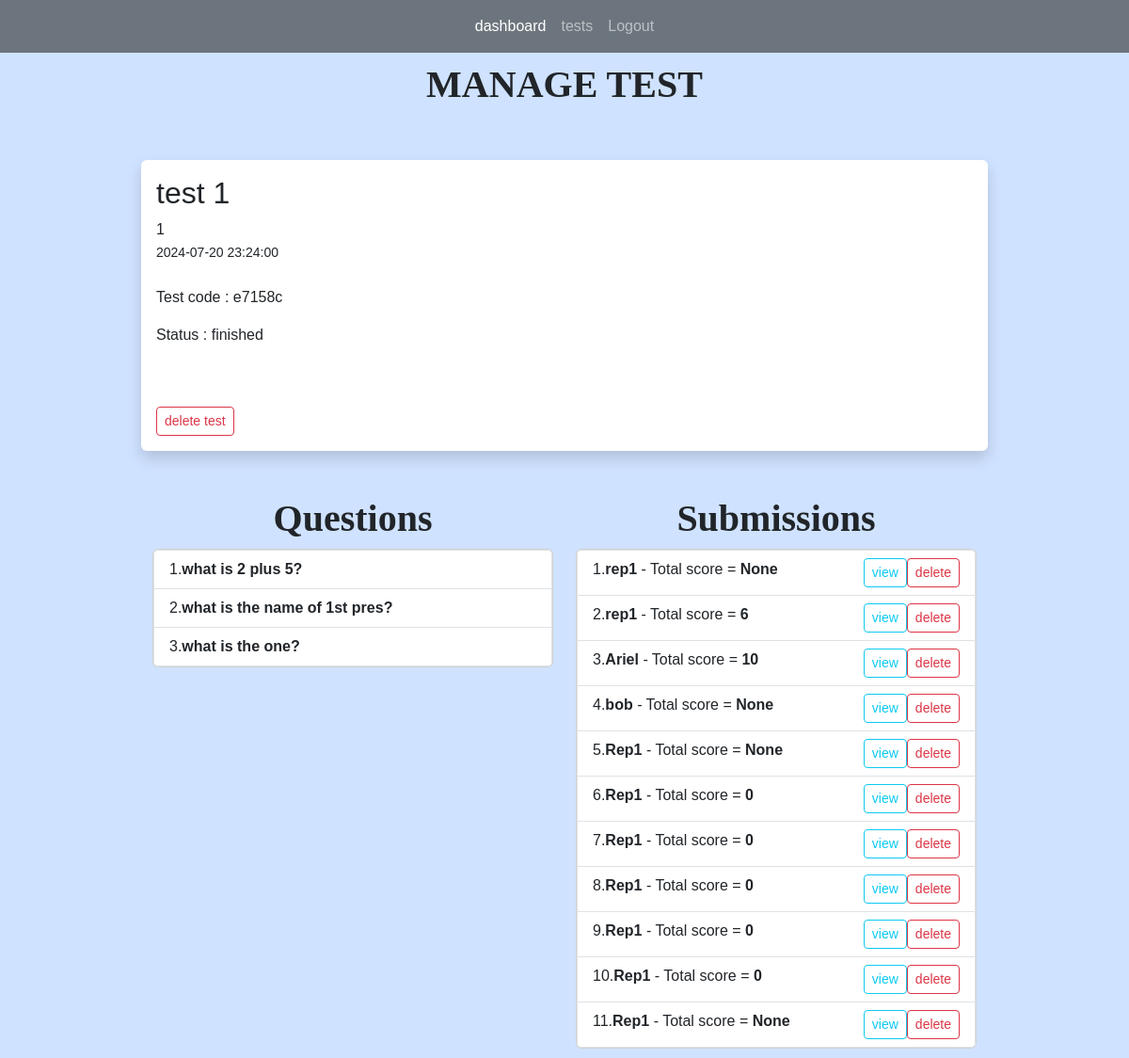
Before: /tests/1 (signed in) with the older database file.
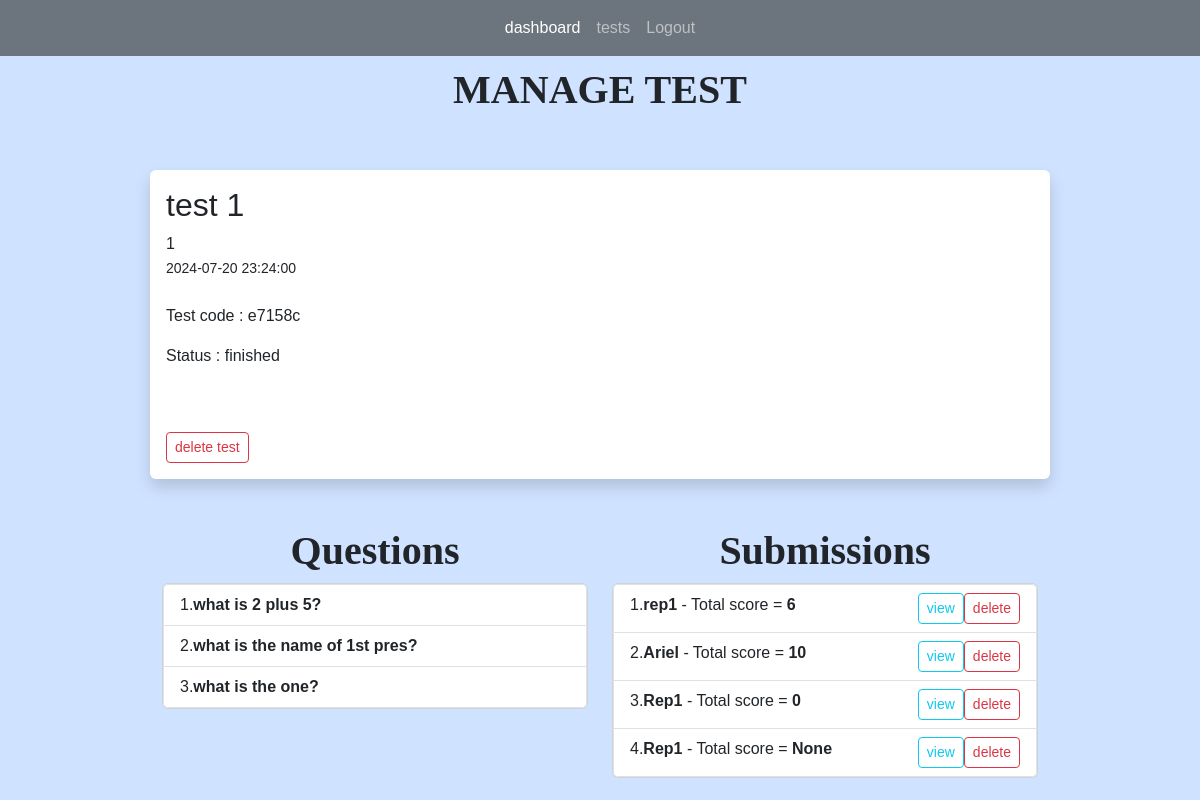
After: the same page with the newer database file.
### app.py (models this page shows)
class Tests(db.Model):
    test_id = db.Column(db.Integer, primary_key=True)
    title = db.Column(db.String(255))
    start_date = db.Column(db.DateTime, nullable = False)
    end_date = db.Column(db.DateTime, nullable = False)
    status = db.Column(db.String(255))
    teacher_id = db.Column(db.Integer, db.ForeignKey('users.id'))
    teacher = db.relationship('Users', backref=db.backref('tests', lazy=True))
    questions = db.relationship("Questions", backref="question_list")
    code = db.Column(db.String(6), unique=True)  # column to store the unique code
    students = db.relationship('Users', secondary='test_students', backref=db.backref('tests_registered', lazy=True))
    submissions = db.relationship('Submission', backref='test_submissions', lazy=True)

class Questions(db.Model):
    question_id = db.Column(db.Integer, primary_key=True)
    question_text = db.Column(db.String(255), nullable=False)
    question_type = db.Column(db.String(255), nullable=False)
    points = db.Column(db.Integer, nullable=False)
    option1 = db.Column(db.String(255))
    option2 = db.Column(db.String(255))
    option3 = db.Column(db.String(255))
    option4 = db.Column(db.String(255))
    correct_opt = db.Column(db.Integer)
    correct_ans = db.Column(db.String(255))
    test_id = db.Column(db.Integer, db.ForeignKey('tests.test_id'))
    test = db.relationship('Tests', backref=db.backref('question_test', lazy=True))
    answer = db.relationship("Answers", uselist=False)

class Submission(db.Model):
    submission_id = db.Column(db.Integer, primary_key=True)
    student_id = db.Column(db.Integer, db.ForeignKey('users.id'))
    test_id = db.Column(db.Integer, db.ForeignKey('tests.test_id'))
    submitted_at = db.Column(db.DateTime, default=datetime.now)
    total_points = db.Column(db.Integer)
    student = db.relationship('Users', backref=db.backref('submitter', lazy=True))
    test = db.relationship('Tests', backref=db.backref('submission_test', lazy=True))
    answers = db.relationship('Answers', backref=db.backref('answered_questions', lazy=True), lazy=True)

class Users(db.Model, UserMixin):
    id = db.Column(db.Integer, primary_key = True)
    name = db.Column(db.String(200), nullable=False)
    email = db.Column(db.String(120), nullable=False, unique =True)
    password = db.Column(db.String(128), nullable=False)
    role = db.Column(db.String(80), nullable=False)
    submissions = db.relationship('Submission', backref='submitted_tests', lazy=True)

### app.py (the view)
@app.route('/tests/<int:id>', methods=['GET', 'POST'])
@login_required(role="teacher")
def test(id):
    test = Tests.query.get_or_404(id)
    questions = Questions.query.filter_by(test_id = id)
    return render_template('manage_test.html', test=test, questions=questions)

### app.py (called while the page is built)
@login_manager.user_loader
def load_user(user_id):
    return Users.query.get(int(user_id))

def login_required(role="ANY"):
    def wrapper(fn):
        @wraps(fn)
        def decorated_view(*args, **kwargs):
            if not current_user.is_authenticated:
               return login_manager.unauthorized()
            if ( (current_user.role != role) and (role != "ANY")):
                return login_manager.unauthorized()
            return fn(*args, **kwargs)
        return decorated_view
    return wrapper

### templates/manage_test.html (shortened to what this page needs)
{% extends 'index.html' %}
{% block content %}
<h1>MANAGE TEST</h1>
<br>
<br/>
<div class="shadow p-3 mb-5 bg-body rounded">
	<h2>{{ test.title }}</h2>
    {{ test.teacher_id }}<br/>
	<small>{{ test.start_date }}</small> <br/><br/>
	<p>
		Test code : {{ test.code }}
	</p>
	<p>
		Status : {{ test.status }}
	</p>
	<br/><br/>
	{% if test.status == 'scheduled' or test.status == "finished" %}
		<a href="{{ url_for('delete_test', id=test.test_id)}}" class="btn btn-outline-danger btn-sm">delete test</a>
		<br/>
	{% endif %}
</div>
<div class="container text-center">
	<div class="row">
	  <div class="col">
		<h1>Questions</h1>
	  </div>
	  <div class="col">
		<h1>Submissions</h1>
	  </div>
	</div>
	<div class="row">
	  <div class="col">
		<div class="card">
			<ul class="list-group list-group-numbered">
				{% for question in questions %}
				<li style="text-align: left;" class="list-group-item d-flex ">
					<div class="flex-grow-1">
						<b >
							{{ question.question_text }}
						</b>
					</div>
				</li>
				{% endfor %}
			</ul>
		</div>
	  </div>
	  <div class="col">
		<div class="card">
			<ul class="list-group list-group-numbered">
				{% for submission in test.submissions %}
				<li style="text-align: left;" class="list-group-item d-flex ">
					<div class="flex-grow-1">
						<b >
							{{ submission.student.name }}
						</b>
						- Total score = <b>{{ submission.total_points }}</b>
					</div>
					<a class="btn btn-outline-info btn-sm" href="{{ url_for('view_submission', id=test.test_id, submission_id = submission.submission_id)}}">view</a>
					<a class="btn btn-outline-danger btn-sm" href="{{ url_for('delete_submission', id=test.test_id, submission_id = submission.submission_id)}}">delete</a>
				</li>
				{% endfor %}
			</ul>
		</div>
	  </div>
	</div>
  </div>
{% endblock %}

### templates/index.html (shortened to what this page needs)
<!DOCTYPE html>
<html lang="en">
<head>
    <link href="https://cdn.jsdelivr.net/npm/bootstrap@5.3.3/dist/css/bootstrap.min.css"
    rel="stylesheet"
>
    <link rel="stylesheet" href="{{url_for('static', filename='main.css') }}">
</head>
<body class= "bg-primary-subtle" >
    {% if current_user.is_authenticated and current_user.role == "teacher" %}
        {% include 'teacher_navbar.html' %}
    {% endif %}
    <div style="margin-top: 10px;margin-bottom: 10px;margin-right: 150px;margin-left: 150px;">
        {% block content %}
        {% endblock %}
    </div>
</body>
</html>

### templates/teacher_navbar.html (shortened to what this page needs)
    <nav class="navbar navbar-expand-lg navbar-dark bg-secondary">
        <div class="collapse navbar-collapse" id="navbarNavAltMarkup">
            <div class="navbar-nav mx-auto">
            <a class="nav-link active" aria-current="page" href="{{ url_for('teacher_dashboard') }}">dashboard</a>
            <a class="nav-link" href="{{ url_for('tests') }}">tests</a>
            <a class="nav-link" href="{{ url_for('logout') }}">Logout</a>
            </div>
        </div>
    </nav>

### static/main.css (style rules this page uses)
body { font-family: Arial, sans-serif; margin: 0; padding: 0; }
nav a { color: #fff; text-decoration: none; }
H1 { font-family: Copperplate; font-weight: bold; font-size: 40px; text-align: center; }

Changed rows visible on the page:
removed Submission: student.name "rep1", total_points "None"
removed Submission: student.name "bob", total_points "None"
removed Submission: student.name "Rep1", total_points "None"
removed Submission: student.name "Rep1", total_points "0"
removed Submission: student.name "Rep1", total_points "0"
removed Submission: student.name "Rep1", total_points "0"
removed Submission: student.name "Rep1", total_points "0"
